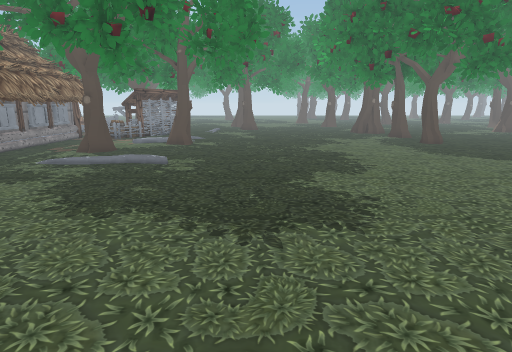
view 1 (above)

24 first-person views from a walk through a Unity game level. The camera is 1.2 m above the floor, tilts 12° down and sees 75° across. The floor is counted in squares, 0.5 m on a side. Each view is taken from the middle of a square. On the plan, view 1 faces up. The plan holds only what a view shows up to about 20 squares ahead; the rest is blank. The place goes on beyond the plan. The player character is not drawn. Some surface patterns are stand-ins.

view 2
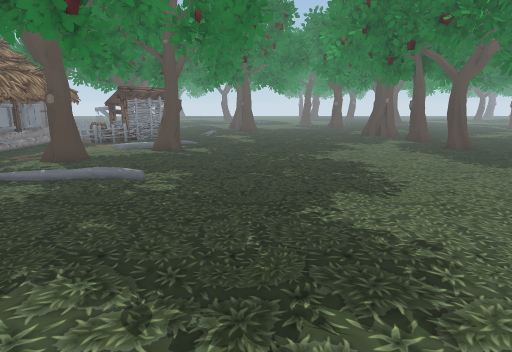

view 3
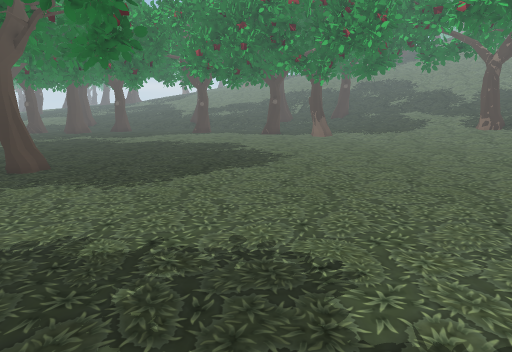

view 4
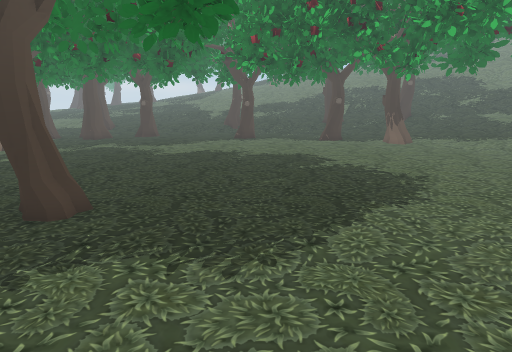

view 5
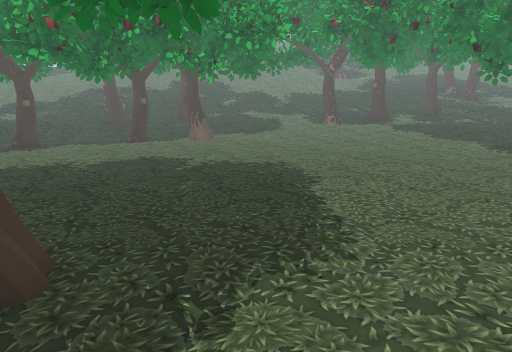

view 6
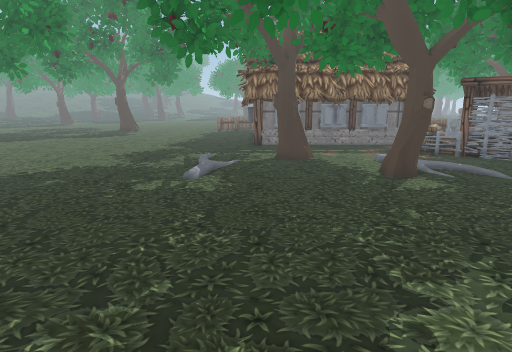

view 7
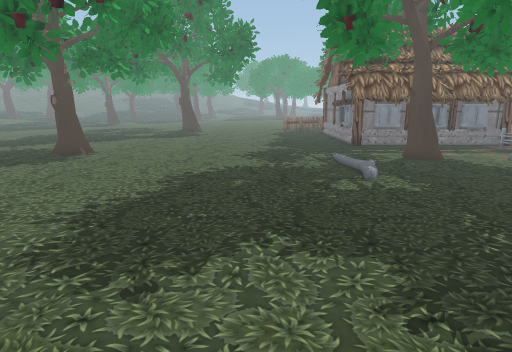

view 8
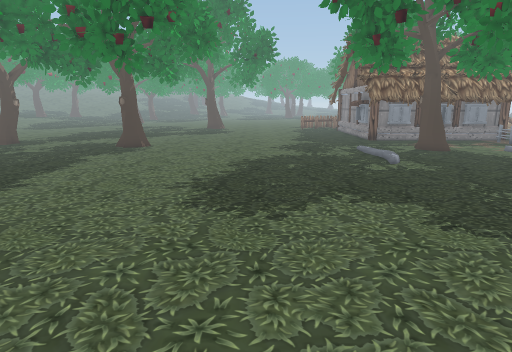

view 9
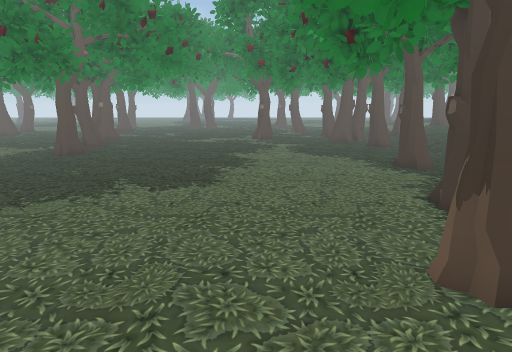

view 10
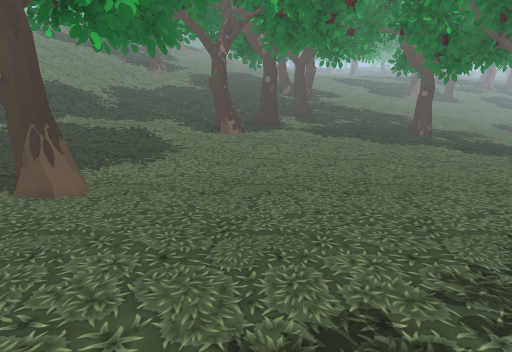

view 11
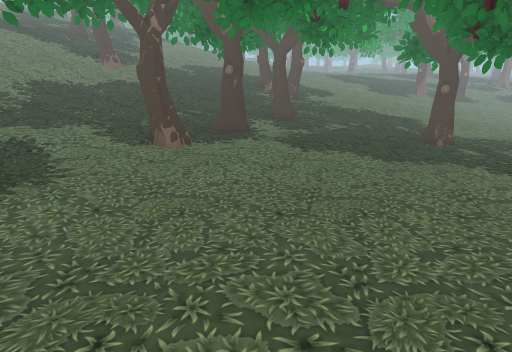

view 12
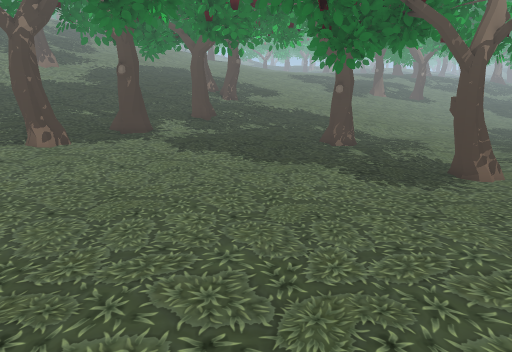

view 13
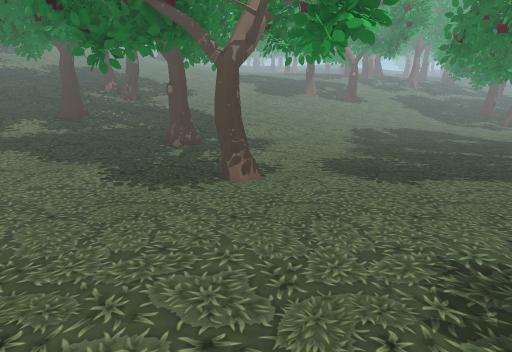

view 14
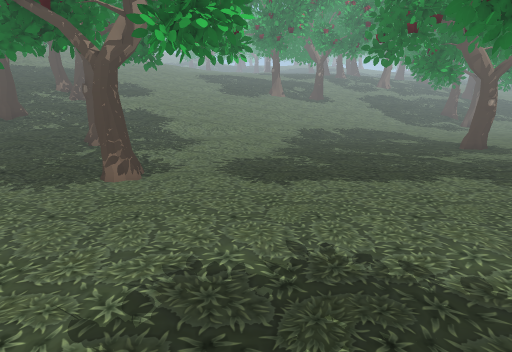

view 15
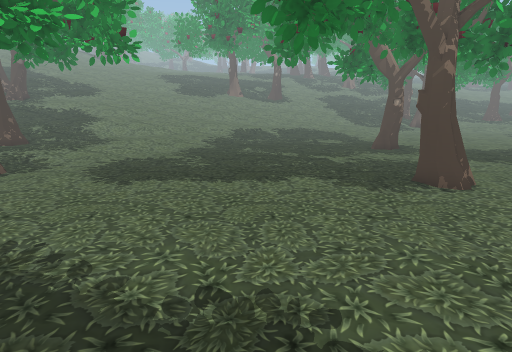

view 16
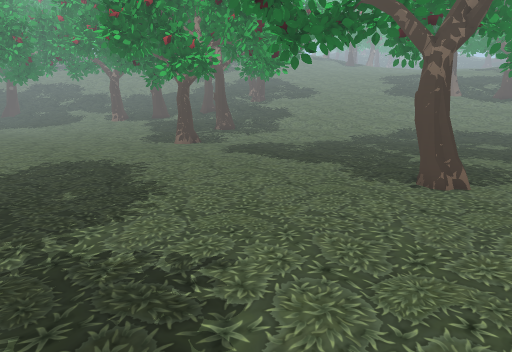

view 17
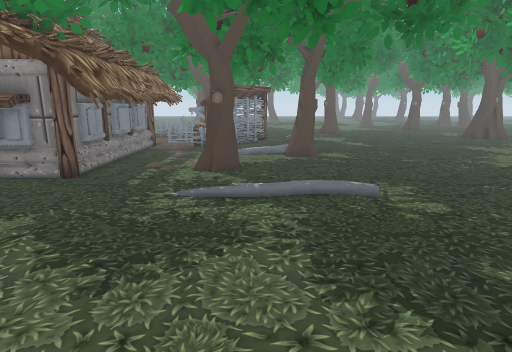

view 18
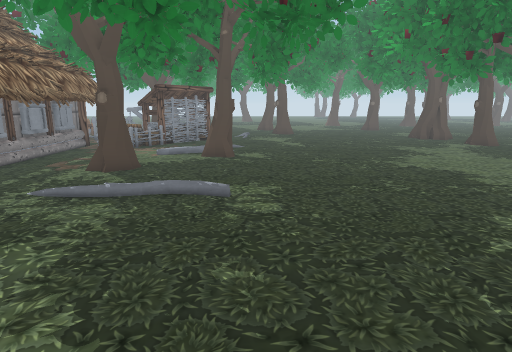

view 19
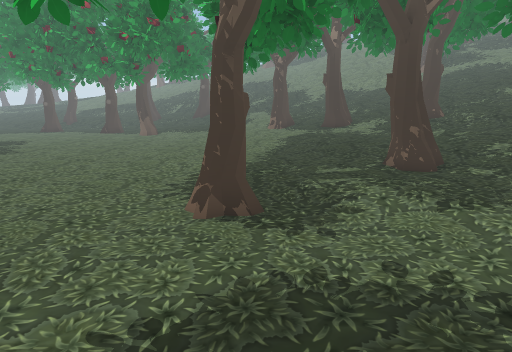

view 20
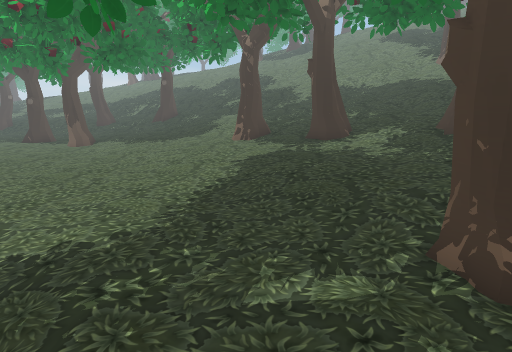

view 21
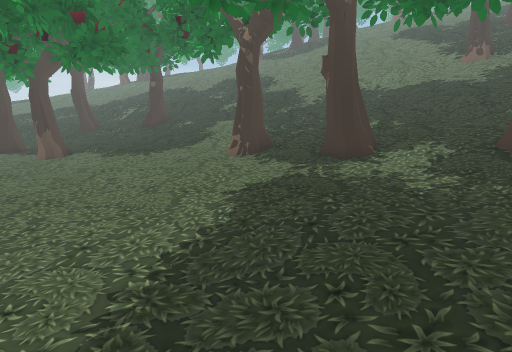

view 22
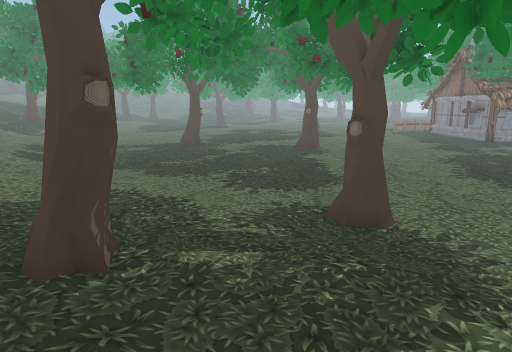

view 23
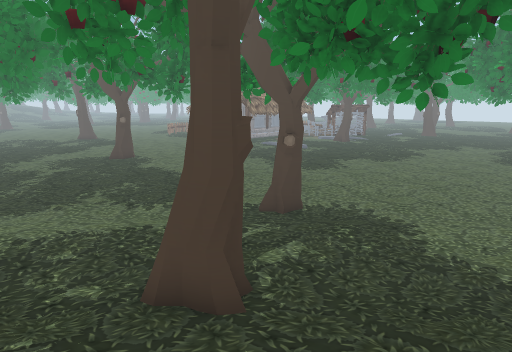

view 24
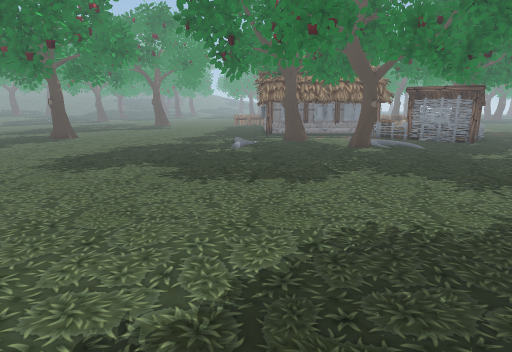

### Floor plan
Key: @ floor where view 1 was taken; # wall or solid block; . main floor; : floor 0.25 m higher than the main floor; + floor 0.5 m higher than the main floor; * floor 0.75 m higher than the main floor; % floor 1 m higher than the main floor; & floor 1.25 m higher than the main floor; $ floor 1.5 m higher than the main floor; / step, stairs or slope; = window, fence, low wall or low ledge; T thing the floor can be seen under or through; O other object.
Columns run from 13 left of view 1 to 28 right of it. Each row starts with its distance up from view 1.
 25 ##O OO....  .........  ##. .. ........
 24 ##OO... ..............................
 23 ###..   ............. ................
 22 ###.   .##........... ..##.............
 21 ###.....##..............==................
 20 ###..   .................  ...............
 19 ###..   .................  ...............
 18 ###. T .................  ...............#
 17 ###.##...................................#
 16 ###.......................................
 15  #....................................  ..
 14 ......//: ............................  ..
 13 .........................................
 12 ........................................#
 11 ........................................##
 10 .........................................
  9 ..................................... ...
  8 ......................................##.
  7 ......................................==.:
  6 ........................................::
  5 ......................................::::
  4 .................................... :::::
  3 ..................................::::::::
  2 ........ ......  ................::::::::+
  1 ...##..........  ..............::::::::+++
  0 . .##........@.  .=#.. TT:::::::::::::+++*
 -1 ..................##.. TT:::::::::::+++***
 -2 .....................: :::::::::::=#++****
 -3 ....................:::::::::::+++=#+*****
 -4 ...................:::::::::++++++++****%%
 -5 ..................::::::::+++++++++****%%/
 -6  ................::::+#:++++++++#****%%%%&
 -7 .##.............:::::::+++++++++=***%%%%&&
 -8 .##............:::::::+++++ ++/***%%%%/&&$
 -9    ...........::::::    ++++****%    &&$$$

Positions as (right, up) in squares from view 1, and headings:
1: (0, 0), facing up
2: (0, 3), facing up
3: (-1, 13), facing right
4: (4, 17), facing right
5: (6, 22), facing down-right
6: (7, 16), facing left
7: (7, 10), facing left
8: (10, 8), facing left
9: (22, 3), facing up
10: (20, 17), facing down
11: (18, 11), facing down
12: (13, 11), facing down
13: (5, 11), facing down
14: (1, 11), facing down
15: (-4, 11), facing down
16: (-13, 12), facing down-right
17: (-7, 5), facing up
18: (-3, 5), facing up
19: (-2, -1), facing right
20: (5, -3), facing right
21: (8, -3), facing right
22: (14, -3), facing left
23: (13, -9), facing up-left
24: (15, 15), facing left
